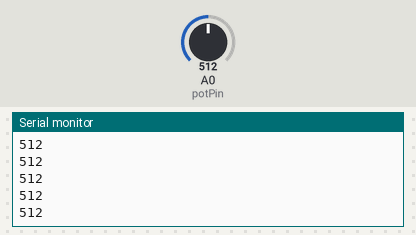
Bench run of a sketch on a simulated Arduino Uno, built with avr-gcc and run on an emulated ATmega328P. Shown: the last lines printed to the serial monitor. The inputs (shaded band) are chosen by the test bench; at power-on: A0 (potPin) = 512.

Above: at 1.2 s.
1.3 s: A0 (potPin) set to 716
At 2.3 s:
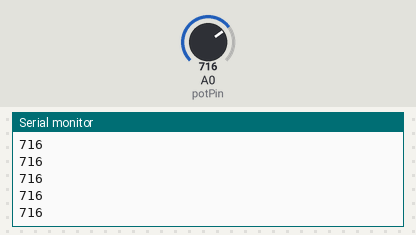
2.8 s: A0 (potPin) set to 900
At 3.7 s:
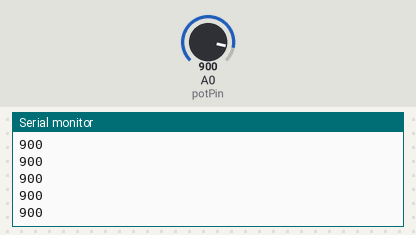
Timing chart, 0 to 5.8 s (numbered marks = the images above; inputs shaded):
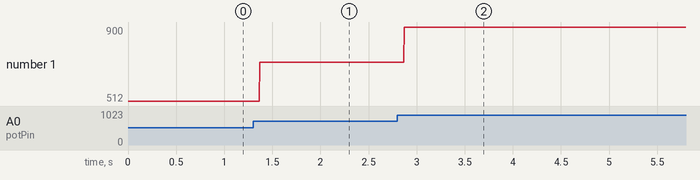

The sketch:

blinking_LED_using_potentiometer.ino
```cpp
int potPin=A0;
int readValue;
int voltage;
int wait;
void setup() {
  pinMode(potPin,INPUT);
  Serial.begin(9600);


}

void loop() {


  readValue=analogRead(potPin);


  Serial.println(readValue);

}
```

Measured:
- after the input at 1.3 s, the serial monitor: prints a new line after 0.07 s (image 1)
- after the input at 2.8 s, the serial monitor: prints a new line after 0.07 s (image 2)
- plotted number 1: 512 → 716 after the input at 1.3 s, 716 → 900 after the input at 2.8 s
